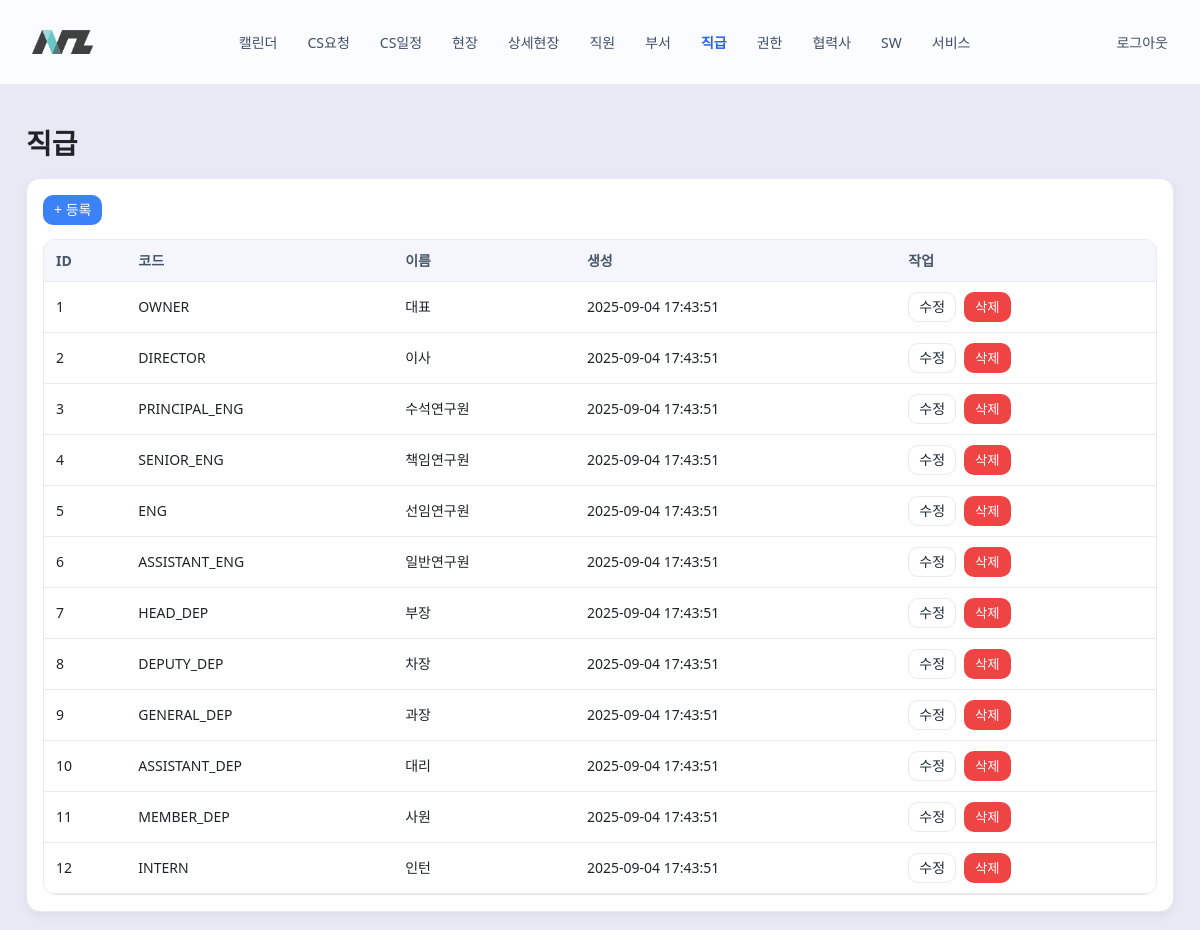
The page /job_ranks (signed in) on the database its author committed.
### app.py (models this page shows)
class JobRank(Base):
    __tablename__ = "job_ranks"
    rank_id = Column(Integer, primary_key=True)
    rank_code = Column(String, nullable=False, unique=True)
    name = Column(String, nullable=False)
    created_at = Column(DateTime, nullable=False, default=func.datetime("now", "localtime"))

### app.py (the view)
@app.get("/job_ranks", response_class=HTMLResponse)
def job_ranks_list(request: Request, db: OrmSession = Depends(get_db)):
    require_login(request)
    rows = [[r.rank_id, r.rank_code, r.name, r.created_at] for r in db.query(JobRank).order_by(JobRank.rank_id).all()]
    return render_list(request, "직급", ["ID","코드","이름","생성"], rows, {
        "new":"/job_ranks/new","edit":"/job_ranks/edit/{id}","delete":"/job_ranks/delete/{id}"
    })

### templates/generic_list.html (shortened to what this page needs)
{% extends "base.html" %}
{% block content %}
<h1 class="mb-2">{{ title }}</h1>
<div class="card">
  <div class="card-body">
    <div class="mb-2">
      {% if routes.new %}<a href="{{ routes.new }}" class="btn btn-primary btn-small">+ 등록</a>{% endif %}
    </div>
    <table class="table">
      <thead>
        <tr>
          {% for h in headers %}<th>{{ h }}</th>{% endfor %}
          {% if routes.edit or routes.delete or routes.child %}<th>작업</th>{% endif %}
        </tr>
      </thead>
      <tbody>
        {% for row in rows %}
        <tr>
          {% for col in row %}<td>{{ col }}</td>{% endfor %}
          {% if routes.edit or routes.delete or routes.child %}
          <td class="actions">
            {% if routes.edit %}
              <a class="btn btn-outline btn-small" href="{{ routes.edit|replace('{id}', row[0]|string) }}">수정</a>
            {% endif %}
            {% if routes.delete %}
              <form method="post" action="{{ routes.delete|replace('{id}', row[0]|string) }}" style="display:inline" onsubmit="return confirm('삭제하시겠습니까?');">
                <button class="btn btn-danger btn-small" type="submit">삭제</button>
              </form>
            {% endif %}
          </td>
          {% endif %}
        </tr>
        {% else %}
        <tr>
          <td class="text-center muted" colspan="{{ headers|length + (1 if (routes.edit or routes.delete or routes.child) else 0) }}">데이터가 없습니다.</td>
        </tr>
        {% endfor %}
      </tbody>
    </table>
  </div>
</div>
{% endblock %}

### static/style.css (style rules this page uses)
:root { --bg:#e7e9f5; --panel:#fff; --border:#e7e9ef; --text:#1f2328; --muted:#6b7280; --brand:#2563eb; --brand-weak:#3b82f6; --danger:#ef4444; --ok:#16a34a; --warn:#f59e0b; --radius:14px; --radius-sm:10px; --container:1180px; --control-h:38px; }
* { box-sizing:border-box }
html,body { height:100% }
body { margin:0;background:var(--bg);color:var(--text);font:14px/1.5 system-ui,-apple-system,"Segoe UI",Roboto,Helvetica,Arial }
.card { background:var(--panel);border:1px solid var(--border);border-radius:var(--radius);box-shadow:0 .25rem .75rem rgba(0,0,0,.05) }
.card-body { padding:16px }
.btn { display:inline-flex;align-items:center;justify-content:center;height:40px;padding:0 14px;border-radius:12px;border:1px solid transparent;cursor:pointer }
.btn-primary { background:var(--brand-weak);color:#fff }
.btn-outline { background:#fff;border-color:var(--border);color:#1f2937 }
.btn-danger { background:var(--danger);color:#fff }
.btn-small { height:30px;border-radius:10px;padding:0 10px }
.btn, .btn:hover, .btn:focus, .btn:active { text-decoration: none; }
.table { width:100%;border-collapse:separate;border-spacing:0;background:var(--panel);border:1px solid var(--border);border-radius:12px;overflow:hidden }
.table th,.table td { padding:10px 12px;border-bottom:1px solid var(--border);text-align:left }
.table th { background:#f4f6fb;color:#475569;font-weight:700 }
.table .actions { display:flex;gap:8px }
.mb-2 { margin-bottom:14px }

### rows shown on the page
JobRank: row "1", rank_code "OWNER", name "대표", created_at "2025-09-04 17:43:51"
JobRank: row "2", rank_code "DIRECTOR", name "이사", created_at "2025-09-04 17:43:51"
JobRank: row "3", rank_code "PRINCIPAL_ENG", name "수석연구원", created_at "2025-09-04 17:43:51"
JobRank: row "4", rank_code "SENIOR_ENG", name "책임연구원", created_at "2025-09-04 17:43:51"
JobRank: row "5", rank_code "ENG", name "선임연구원", created_at "2025-09-04 17:43:51"
JobRank: row "6", rank_code "ASSISTANT_ENG", name "일반연구원", created_at "2025-09-04 17:43:51"
JobRank: row "7", rank_code "HEAD_DEP", name "부장", created_at "2025-09-04 17:43:51"
JobRank: row "8", rank_code "DEPUTY_DEP", name "차장", created_at "2025-09-04 17:43:51"
JobRank: row "9", rank_code "GENERAL_DEP", name "과장", created_at "2025-09-04 17:43:51"
JobRank: row "10", rank_code "ASSISTANT_DEP", name "대리", created_at "2025-09-04 17:43:51"
JobRank: row "11", rank_code "MEMBER_DEP", name "사원", created_at "2025-09-04 17:43:51"
JobRank: row "12", rank_code "INTERN", name "인턴", created_at "2025-09-04 17:43:51"

### other values the page prints
{{ title }} "직급"
{{ h }} "ID" "코드" "이름" "생성"
